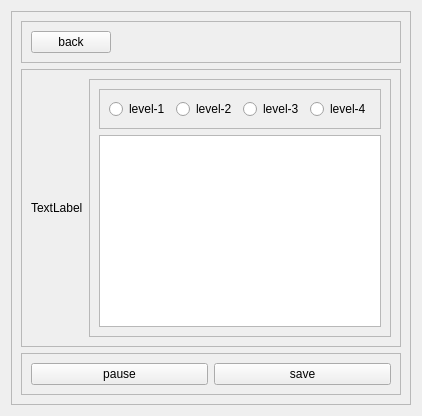
         <widget class="QWidget" name="workout_page">
          <layout class="QGridLayout" name="gridLayout_7">
           <item row="0" column="0">
            <widget class="QFrame" name="frame_15">
             <property name="frameShape">
              <enum>QFrame::StyledPanel</enum>
             </property>
             <property name="frameShadow">
              <enum>QFrame::Raised</enum>
             </property>
             <layout class="QVBoxLayout" name="verticalLayout_5">
              <item>
               <widget class="QFrame" name="frame_16">
                <property name="sizePolicy">
                 <sizepolicy hsizetype="Preferred" vsizetype="Maximum">
                  <horstretch>0</horstretch>
                  <verstretch>0</verstretch>
                 </sizepolicy>
                </property>
                <property name="contextMenuPolicy">
                 <enum>Qt::NoContextMenu</enum>
                </property>
                <property name="layoutDirection">
                 <enum>Qt::RightToLeft</enum>
                </property>
                <property name="autoFillBackground">
                 <bool>false</bool>
                </property>
                <property name="frameShape">
                 <enum>QFrame::StyledPanel</enum>
                </property>
                <property name="frameShadow">
                 <enum>QFrame::Raised</enum>
                </property>
                <layout class="QHBoxLayout">
                 <property name="sizeConstraint">
                  <enum>QLayout::SetDefaultConstraint</enum>
                 </property>
                 <property name="leftMargin">
                  <number>9</number>
                 </property>
                 <item>
                  <widget class="QLabel" name="label_20">
                   <property name="text">
                    <string/>
                   </property>
                  </widget>
                 </item>
                 <item>
                  <widget class="QPushButton" name="btn_work_to_main">
                   <property name="sizePolicy">
                    <sizepolicy hsizetype="Maximum" vsizetype="Fixed">
                     <horstretch>0</horstretch>
                     <verstretch>0</verstretch>
                    </sizepolicy>
                   </property>
                   <property name="text">
                    <string>back</string>
                   </property>
                  </widget>
                 </item>
                </layout>
               </widget>
              </item>
              <item>
               <widget class="QFrame" name="frame_42">
                <property name="frameShape">
                 <enum>QFrame::StyledPanel</enum>
                </property>
                <property name="frameShadow">
                 <enum>QFrame::Raised</enum>
                </property>
                <layout class="QHBoxLayout" name="horizontalLayout_20">
                 <item>
                  <widget class="QLabel" name="lb_cam">
                   <property name="text">
                    <string>TextLabel</string>
                   </property>
                  </widget>
                 </item>
                 <item>
                  <widget class="QFrame" name="frame_43">
                   <property name="sizePolicy">
                    <sizepolicy hsizetype="Maximum" vsizetype="Preferred">
                     <horstretch>0</horstretch>
                     <verstretch>0</verstretch>
                    </sizepolicy>
                   </property>
                   <property name="frameShape">
                    <enum>QFrame::StyledPanel</enum>
                   </property>
                   <property name="frameShadow">
                    <enum>QFrame::Raised</enum>
                   </property>
                   <layout class="QVBoxLayout" name="verticalLayout_16">
                    <item>
                     <widget class="QFrame" name="frame_44">
                      <property name="sizePolicy">
                       <sizepolicy hsizetype="Preferred" vsizetype="Preferred">
                        <horstretch>0</horstretch>
                        <verstretch>0</verstretch>
                       </sizepolicy>
                      </property>
                      <property name="frameShape">
                       <enum>QFrame::StyledPanel</enum>
                      </property>
                      <property name="frameShadow">
                       <enum>QFrame::Raised</enum>
                      </property>
                      <layout class="QHBoxLayout" name="horizontalLayout_21">
                       <item>
                        <widget class="QRadioButton" name="radioButton_4">
                         <property name="sizePolicy">
                          <sizepolicy hsizetype="Fixed" vsizetype="Fixed">
                           <horstretch>0</horstretch>
                           <verstretch>0</verstretch>
                          </sizepolicy>
                         </property>
                         <property name="text">
                          <string>level-1</string>
                         </property>
                        </widget>
                       </item>
                       <item>
                        <widget class="QRadioButton" name="radioButton_5">
                         <property name="sizePolicy">
                          <sizepolicy hsizetype="Fixed" vsizetype="Fixed">
                           <horstretch>0</horstretch>
                           <verstretch>0</verstretch>
                          </sizepolicy>
                         </property>
                         <property name="text">
                          <string>level-2</string>
                         </property>
                        </widget>
                       </item>
                       <item>
                        <widget class="QRadioButton" name="radioButton_6">
                         <property name="sizePolicy">
                          <sizepolicy hsizetype="Fixed" vsizetype="Fixed">
                           <horstretch>0</horstretch>
                           <verstretch>0</verstretch>
                          </sizepolicy>
                         </property>
                         <property name="text">
                          <string>level-3</string>
                         </property>
                        </widget>
                       </item>
                       <item>
                        <widget class="QRadioButton" name="radioButton_7">
                         <property name="sizePolicy">
                          <sizepolicy hsizetype="Fixed" vsizetype="Fixed">
                           <horstretch>0</horstretch>
                           <verstretch>0</verstretch>
                          </sizepolicy>
                         </property>
                         <property name="text">
                          <string>level-4</string>
                         </property>
                        </widget>
                       </item>
                      </layout>
                     </widget>
                    </item>
                    <item>
                     <widget class="QListWidget" name="listWidget">
                      <property name="sizePolicy">
                       <sizepolicy hsizetype="Preferred" vsizetype="Expanding">
                        <horstretch>0</horstretch>
                        <verstretch>0</verstretch>
                       </sizepolicy>
                      </property>
                     </widget>
                    </item>
                   </layout>
                  </widget>
                 </item>
                </layout>
               </widget>
              </item>
              <item>
               <widget class="QFrame" name="frame_17">
                <property name="sizePolicy">
                 <sizepolicy hsizetype="Preferred" vsizetype="Maximum">
                  <horstretch>0</horstretch>
                  <verstretch>0</verstretch>
                 </sizepolicy>
                </property>
                <property name="frameShape">
                 <enum>QFrame::StyledPanel</enum>
                </property>
                <property name="frameShadow">
                 <enum>QFrame::Raised</enum>
                </property>
                <layout class="QHBoxLayout" name="horizontalLayout_9">
                 <item>
                  <widget class="QPushButton" name="pushButton_11">
                   <property name="text">
                    <string>pause</string>
                   </property>
                  </widget>
                 </item>
                 <item>
                  <widget class="QPushButton" name="btn_save">
                   <property name="text">
                    <string>save</string>
                   </property>
                  </widget>
                 </item>
                </layout>
               </widget>
              </item>
             </layout>
            </widget>
           </item>
          </layout>
         </widget>
